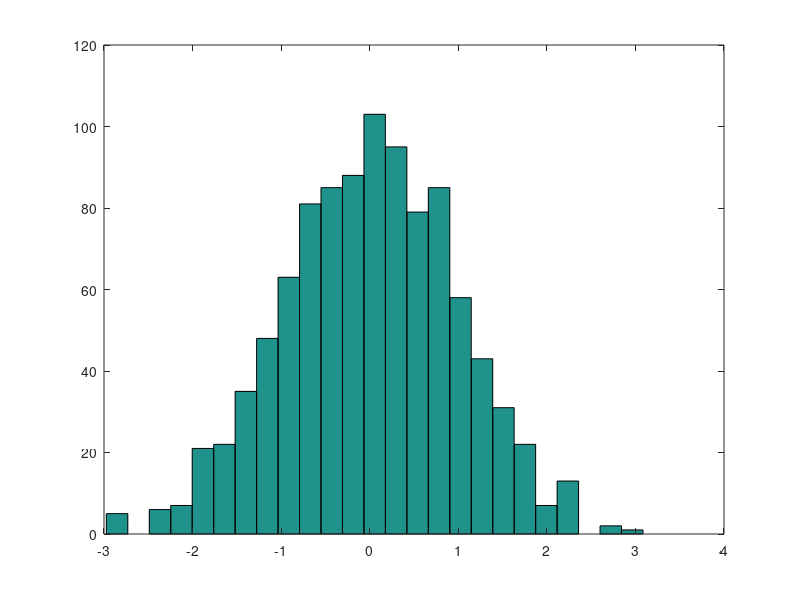

The MATLAB script that drew this image: (Note: this script raises an error after producing the figure.)
x = randn(10000,1);
h = hist(x)


x = randn(1000,1);
nbins = 25;
h = hist(x,nbins)
hist(x,nbins)

A1 = xlsread('tip-end.xlsx')
A2= dataset('xlsfile','tip-end.xlsx');

hist (A1(:,2),10)

X= A1(:,2)
p = prctile(X, [1 99]);
X(X <= p(1)) = [];
X(X >= p(2)) = [];

hist (X,10)
